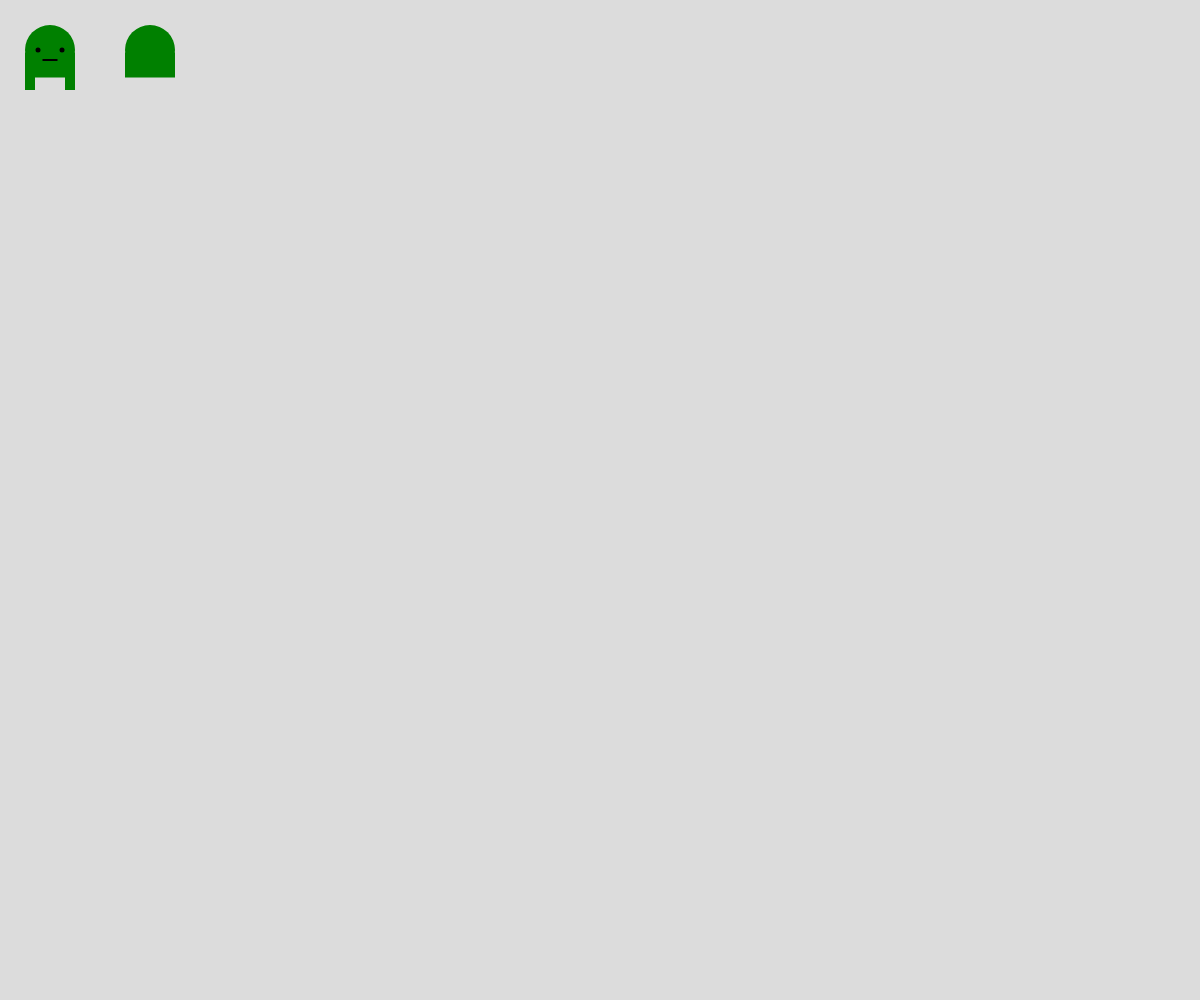
Frame 1 (no input)
Frame 60 (no input): identical to frame 1, image omitted
Frame 120 (the mouse pressed at the canvas centre since frame 60): identical to frame 1, image omitted

The p5.js sketch that drew this single still picture (run headless with seeded random() and noise() and a simulated clock; from frame 60 on, the mouse is pressed at the canvas centre):

// p5.js sketch
// ── sketch.js
// Drawing Challenge
// Kyle MacLean
// September 13, 2024

/* let rX = 50; let rY = 50;


function setup() {
  createCanvas(windowWidth, windowHeight);
  rectMode(CENTER);
}

function draw() {
  background(220);
  // moving rectangle
  if(keyIsPressed && key === "a"){
    // good for checking when a key is held
    rY += 2;
    if(rY > height) rY = 0;
  }

  fill("yellow");
  rect(rX,  rY, 100, 50, 10, 20, 0, 10);
}

function keyPressed(){
  //dont call this function it runs automatically
  if(keyCode === 83){
    rY += 50;
  }
} */

let headSize = 50;
let centerPosX = 150;
let centerPosY = 50;

function setup(){
  createCanvas(windowWidth, windowHeight);
  rectMode(CENTER);
}

function draw(){
  background(220);

  //first
  fill("green");
  noStroke();
  circle(50, 50, 50);
  rect(30, 75, 10, 30);
  rect(70, 75, 10, 30);
  rect(50, 65, 50, 25);
  fill("black");
  circle(38, 50, 5);
  circle(62, 50, 5);
  rect(50, 60, 15, 2);

  //second
  fill("green");
  circle(centerPosX, centerPosY, headSize);
  rect(centerPosX, centerPosY + 15, headSize, headSize - 25);

}
